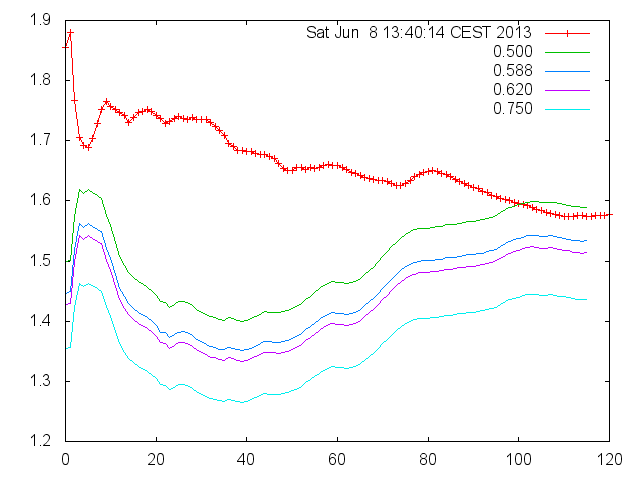

The script that drew this image:
plot "rg20.cum" w lp t system("date"), \
     "rg30.cum" u ($1*(20.0/30.0)**0.500) w l t "0.500", \
     "rg30.cum" u ($1*(20.0/30.0)**0.588) w l t "0.588", \
     "rg30.cum" u ($1*(20.0/30.0)**0.620) w l t "0.620", \
     "rg30.cum" u ($1*(20.0/30.0)**0.750) w l t "0.750"

call "saver.gp" "tmp"

f(x) = a*x + b
fit [-0.3:0.5] f(x) "<seq -2 0.1 3 | awk '{print exp($1)}' | getst -l  punto20.dat" via a, b     
plot [][] \
     "<seq -2 0.1 3 | awk '{print exp($1)}' | getst -l  punto30.dat" w lp, \
     "<seq -2 0.1 3 | awk '{print exp($1)}' | getst -l punto20.dat"  w lp, \
     f(x) t sprintf("mu = %5.3f", -1/a)
     
call "saver.gp" "st"
